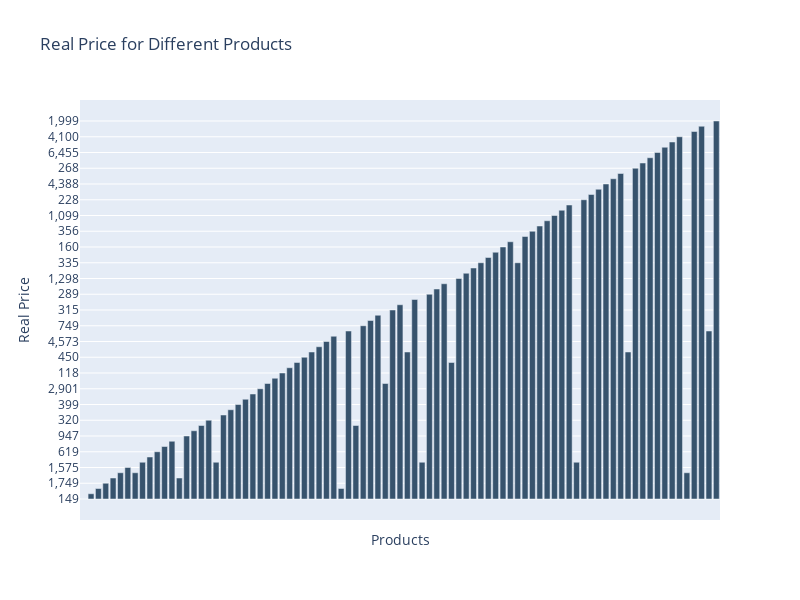

Notebook cell for this chart:
### Code cell
import pandas as pd
import plotly.graph_objs as go
import plotly.io as pio

# Load data from Excel file
df = pd.read_excel('front products.xlsx')

# Filter columns containing product names and real prices
product_cols = [col for col in df.columns if 'product' in col.lower()]
price_cols = [col for col in df.columns if 'real price' in col.lower()]

# Extract product names and real prices
products = []
prices = []
for product_col, price_col in zip(product_cols, price_cols):
    products.extend(df[product_col].dropna())
    prices.extend(df[price_col].dropna())

# Create a new DataFrame with the cleaned data
cleaned_df = pd.DataFrame({'Product': products, 'Real Price': prices})

# Create a bar graph
fig = go.Figure()

# Add bar trace for real price
fig.add_trace(go.Bar(
    x=cleaned_df.index,  # Use index as x-values
    y=cleaned_df['Real Price'],
    name='Real Price',
    marker=dict(color='rgb(55, 83, 109)')
))

# Update layout
fig.update_layout(
    title='Real Price for Different Products',
    xaxis_title='Products',
    yaxis_title='Real Price',
    xaxis=dict(tickvals=[]),  # Remove tick values from x-axis
    width=800,  # Adjust width as needed
    height=600,  # Adjust height as needed
)


pio.show(fig)

### Figure 1 — Plotly figure (JSON) as saved in the notebook; plotly's stock layout.template omitted (floating-point values rounded to 4 significant figures)
{"data": [{"marker": {"color": "rgb(55, 83, 109)"}, "name": "Real Price", "type": "bar", "x": [0, 1, 2, 3, 4, 5, 6, 7, 8, 9, 10, 11, 12, 13, 14, 15, 16, 17, 18, 19, 20, 21, 22, 23, 24, 25, 26, 27, 28, 29, 30, 31, 32, 33, 34, 35, 36, 37, 38, 39, 40, 41, 42, 43, 44, 45, 46, 47, 48, 49, 50, 51, 52, 53, 54, 55, 56, 57, 58, 59, 60, 61, 62, 63, 64, 65, 66, 67, 68, 69, 70, 71, 72, 73, 74, 75, 76, 77, 78, 79, 80, 81, 82, 83, 84, 85, 86], "y": ["149", "488", "1,399", "1,749", "319", "499", "1,575", "499", "999", "2,499", "619", "429", "430", "319", "947", "748", "550", "320", "999", "1,799", "269", "399", "349", "1,250", "2,901", "449", "341", "118", "415", "199", "450", "299", "107", "4,573", "899", "1,399", "279", "550", "749", "975", "2,842", "449", "315", "375", "299", "249", "999", "289", "840", "1,029", "199", "1,298", "242", "125", "335", "120", "797", "160", "280", "335", "2,992", "356", "509", "497", "1,099", "345", "271", "999", "228", "2,777", "949", "4,388", "2,128", "599", "299", "268", "799", "179", "6,455", "215", "1,585", "4,100", "499", "79", "115", "279", "1,999"]}], "layout": {"height": 600, "title": {"text": "Real Price for Different Products"}, "width": 800, "xaxis": {"tickvals": [], "title": {"text": "Products"}}, "yaxis": {"title": {"text": "Real Price"}}}}
